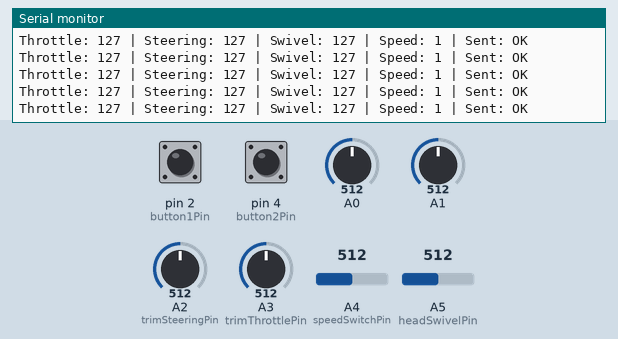
A sketch run on a simulated Arduino Uno, built with avr-gcc and run on an emulated ATmega328P. On the bench: the last lines printed to the serial monitor. Inputs (shaded band) come from the test bench; at power-on: A0 = 512, A3 (trimThrottlePin) = 512, A1 = 512, pin 2 (button1Pin) HIGH, pin 4 (button2Pin) HIGH, A2 (trimSteeringPin) = 512, A4 (speedSwitchPin) = 512, A5 (headSwivelPin) = 512. No radio packets arrive unless stated.

Above: at 1.2 s.
1.3 s: A0 set to 410
At 1.4 s:
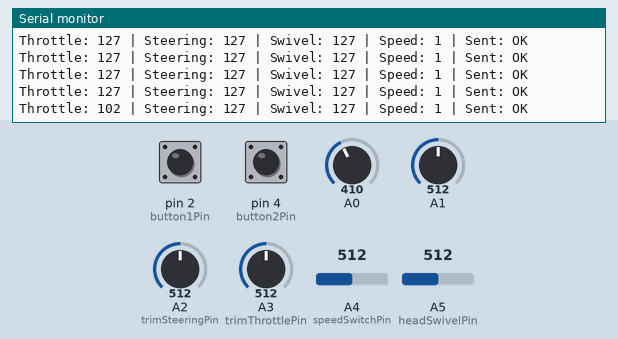
4.3 s: A0 set to 389
At 4.32 s:
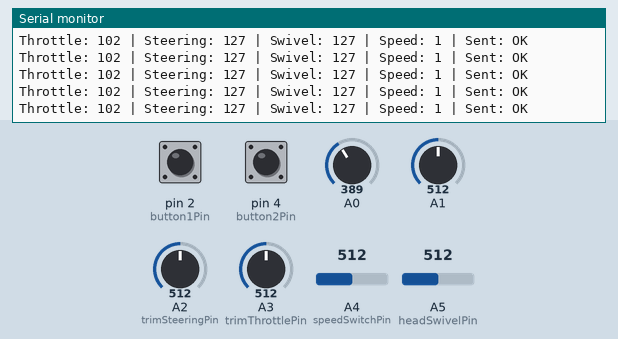
7.3 s: A3 (trimThrottlePin) set to 534
At 7.34 s:
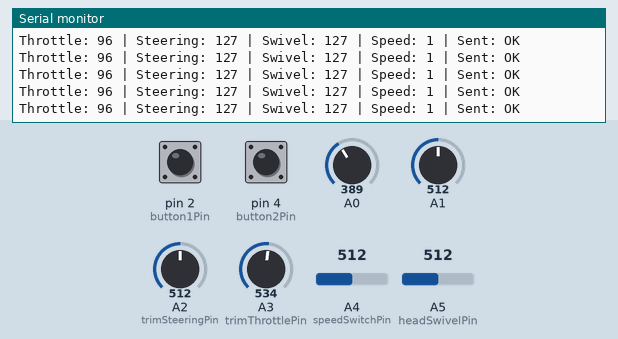
8.8 s: A3 (trimThrottlePin) set to 566
At 8.85 s:
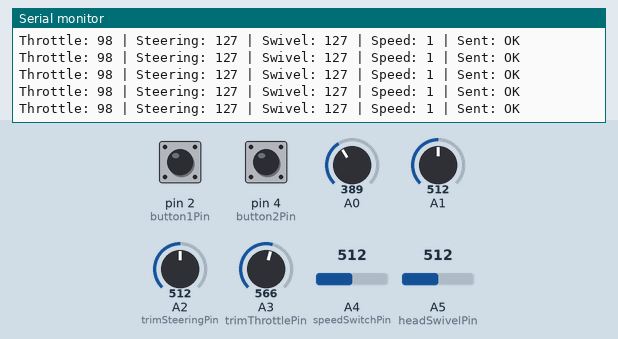
11.8 s: A1 set to 409
At 11.85 s:
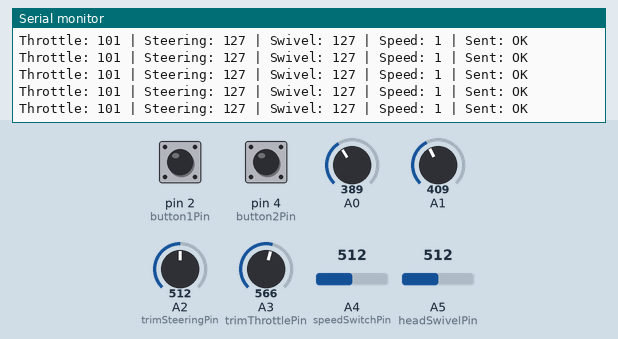
14.8 s: A1 set to 387
At 14.85 s:
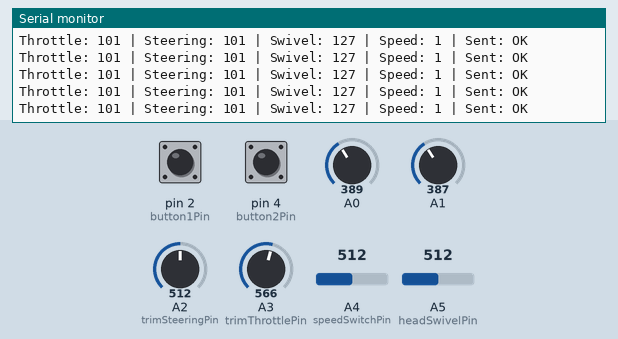
Timing chart, 0 to 17.3 s (numbered marks = the images above; inputs shaded):
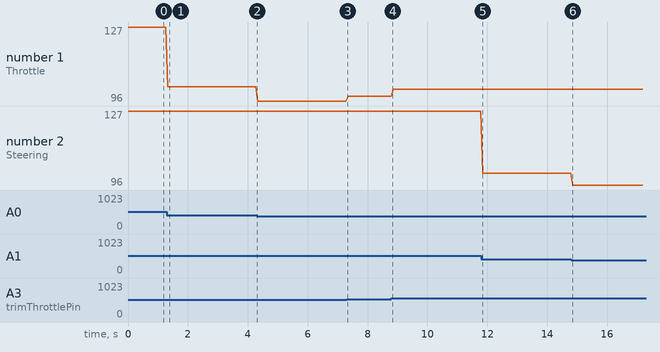

The sketch:

RC_TT_02R-Transmit_Swivel_Head-9-11-2025.ino
```cpp
/*
  ===== TRANSMITTER: RC Remote with Trim + Head Swivel =====
  - Uses two analog sticks: A0 = throttle, A1 = steering
  - Two trim pots: A2 = steering trim, A3 = throttle trim
  - 3-position speed switch: A4
  - Head swivel control: A5 (potentiometer for servo)
  - Two buttons: D2 and D4
  - Transmits all data using nRF24L01 radio
*/

#include <SPI.h>
#include <nRF24L01.h>
#include <RF24.h>

// === nRF24L01 Setup ===
RF24 radio(7, 8);  // CE, CSN pins
const byte address[6] = "00001";

// === Analog Inputs ===
const int trimSteeringPin = A2;
const int trimThrottlePin = A3;
const int speedSwitchPin  = A4;   // 3-position switch for speed control
const int headSwivelPin   = A5;   // Potentiometer for swivel servo

// === Button Inputs ===
const int button1Pin = 2;
const int button2Pin = 4;

// === Data Structure Sent to Receiver (6 bytes total) ===
struct Data_Package {
  byte throttle;
  byte steering;
  byte button1;
  byte button2;
  byte speedMode;
  byte headSwivel;
};

Data_Package data;

void setup() {
  Serial.begin(9600);

  pinMode(button1Pin, INPUT_PULLUP);
  pinMode(button2Pin, INPUT_PULLUP);

  // Initialize default values
  data.throttle   = 127;
  data.steering   = 127;
  data.button1    = 1;
  data.button2    = 1;
  data.speedMode  = 2;    // Default to High speed
  data.headSwivel = 127;  // Centered

  // Initialize nRF24
  radio.begin();
  radio.setAutoAck(false);
  radio.setDataRate(RF24_250KBPS);  // More reliable at distance
  radio.setPALevel(RF24_PA_HIGH);
  radio.openWritingPipe(address);
  radio.stopListening();
}

void loop() {
  // === Read Analog Stick Inputs ===
  int rawThrottle = analogRead(A0);
  int rawSteering = analogRead(A1);
  int rawSwivel   = analogRead(headSwivelPin);

  // === Apply Trim Adjustments ===
  int trimThrottle = map(analogRead(trimThrottlePin), 0, 1023, -50, 50);
  int trimSteering = map(analogRead(trimSteeringPin), 0, 1023, -50, 50);

  data.throttle = constrain(map(rawThrottle, 0, 1023, 0, 255) + trimThrottle, 0, 255);
  data.steering = constrain(map(rawSteering, 0, 1023, 0, 255) + trimSteering, 0, 255);

  // === Head Swivel Mapping (0–255) ===
  data.headSwivel = map(rawSwivel, 0, 1023, 0, 255);

  // === Button States ===
  data.button1 = digitalRead(button1Pin);
  data.button2 = digitalRead(button2Pin);

  // === 3-Way Speed Switch (A4) ===
  int speedRaw = analogRead(speedSwitchPin);
  if (speedRaw > 800)      data.speedMode = 2;  // High
  else if (speedRaw > 400) data.speedMode = 1;  // Medium
  else                     data.speedMode = 0;  // Low

  // === Transmit ===
  bool sent = radio.write(&data, sizeof(data));

  // === Debug Output ===
  Serial.print("Throttle: ");    Serial.print(data.throttle);
  Serial.print(" | Steering: "); Serial.print(data.steering);
  Serial.print(" | Swivel: ");   Serial.print(data.headSwivel);
  Serial.print(" | Speed: ");    Serial.print(data.speedMode);
  Serial.print(" | Sent: ");     Serial.println(sent ? "OK" : "Failed");

  delay(50);  // Small delay between transmissions
}
```

Measured:
- after the input at 1.3 s, the serial monitor: prints a new line at once (image 1)
- plotted number 1: 127 → 102 after the input at 1.3 s, 102 → 96 after the input at 4.3 s, 96 → 98 after the input at 7.3 s, 98 → 101 after the input at 8.8 s
- plotted number 2: 101 → 96 after the input at 14.8 s
